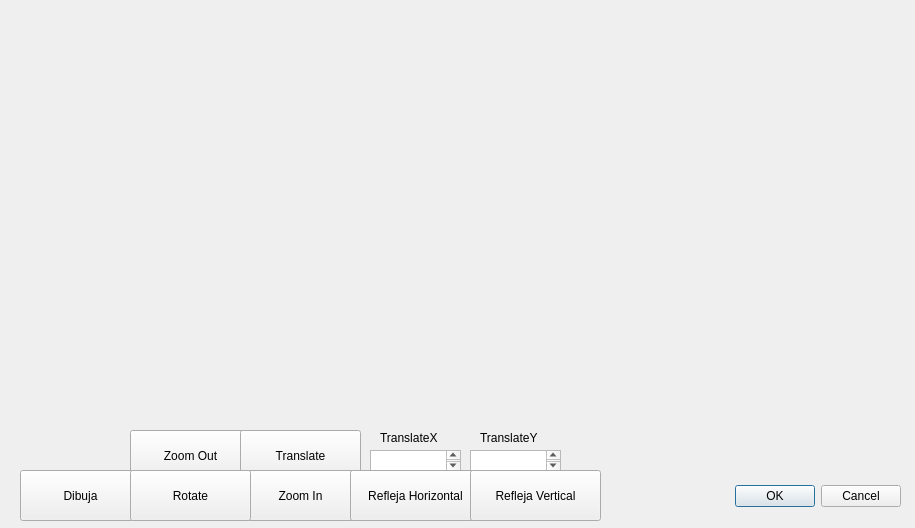
<?xml version="1.0" encoding="UTF-8"?>
<ui version="4.0">
 <class>cono</class>
 <widget class="QDialog" name="cono">
  <property name="geometry">
   <rect>
    <x>0</x>
    <y>0</y>
    <width>915</width>
    <height>528</height>
   </rect>
  </property>
  <property name="windowTitle">
   <string>Dialog</string>
  </property>
  <widget class="QDialogButtonBox" name="buttonBox">
   <property name="geometry">
    <rect>
     <x>560</x>
     <y>480</y>
     <width>341</width>
     <height>32</height>
    </rect>
   </property>
   <property name="orientation">
    <enum>Qt::Horizontal</enum>
   </property>
   <property name="standardButtons">
    <set>QDialogButtonBox::Cancel|QDialogButtonBox::Ok</set>
   </property>
  </widget>
  <widget class="QLabel" name="label">
   <property name="geometry">
    <rect>
     <x>380</x>
     <y>430</y>
     <width>71</width>
     <height>16</height>
    </rect>
   </property>
   <property name="text">
    <string>TranslateX</string>
   </property>
  </widget>
  <widget class="QPushButton" name="pushButton_3">
   <property name="geometry">
    <rect>
     <x>130</x>
     <y>430</y>
     <width>121</width>
     <height>51</height>
    </rect>
   </property>
   <property name="text">
    <string>Zoom Out</string>
   </property>
  </widget>
  <widget class="QPushButton" name="pushButton_2">
   <property name="geometry">
    <rect>
     <x>240</x>
     <y>430</y>
     <width>121</width>
     <height>51</height>
    </rect>
   </property>
   <property name="text">
    <string>Translate</string>
   </property>
  </widget>
  <widget class="QPushButton" name="pushButton_4">
   <property name="geometry">
    <rect>
     <x>240</x>
     <y>470</y>
     <width>121</width>
     <height>51</height>
    </rect>
   </property>
   <property name="text">
    <string>Zoom In</string>
   </property>
  </widget>
  <widget class="QTextEdit" name="transX">
   <property name="geometry">
    <rect>
     <x>370</x>
     <y>450</y>
     <width>91</width>
     <height>21</height>
    </rect>
   </property>
  </widget>
  <widget class="QPushButton" name="pushButton">
   <property name="geometry">
    <rect>
     <x>20</x>
     <y>470</y>
     <width>121</width>
     <height>51</height>
    </rect>
   </property>
   <property name="text">
    <string>Dibuja</string>
   </property>
  </widget>
  <widget class="QLabel" name="label_2">
   <property name="geometry">
    <rect>
     <x>480</x>
     <y>430</y>
     <width>71</width>
     <height>16</height>
    </rect>
   </property>
   <property name="text">
    <string>TranslateY</string>
   </property>
  </widget>
  <widget class="QTextEdit" name="transY">
   <property name="geometry">
    <rect>
     <x>470</x>
     <y>450</y>
     <width>91</width>
     <height>21</height>
    </rect>
   </property>
  </widget>
  <widget class="QPushButton" name="pushButton_5">
   <property name="geometry">
    <rect>
     <x>130</x>
     <y>470</y>
     <width>121</width>
     <height>51</height>
    </rect>
   </property>
   <property name="text">
    <string>Rotate</string>
   </property>
  </widget>
  <widget class="QPushButton" name="pushButton_7">
   <property name="geometry">
    <rect>
     <x>350</x>
     <y>470</y>
     <width>131</width>
     <height>51</height>
    </rect>
   </property>
   <property name="text">
    <string>Refleja Horizontal</string>
   </property>
  </widget>
  <widget class="QPushButton" name="pushButton_6">
   <property name="geometry">
    <rect>
     <x>470</x>
     <y>470</y>
     <width>131</width>
     <height>51</height>
    </rect>
   </property>
   <property name="text">
    <string>Refleja Vertical</string>
   </property>
  </widget>
 </widget>
 <resources/>
 <connections>
  <connection>
   <sender>buttonBox</sender>
   <signal>accepted()</signal>
   <receiver>cono</receiver>
   <slot>accept()</slot>
   <hints>
    <hint type="sourcelabel">
     <x>248</x>
     <y>254</y>
    </hint>
    <hint type="destinationlabel">
     <x>157</x>
     <y>274</y>
    </hint>
   </hints>
  </connection>
  <connection>
   <sender>buttonBox</sender>
   <signal>rejected()</signal>
   <receiver>cono</receiver>
   <slot>reject()</slot>
   <hints>
    <hint type="sourcelabel">
     <x>316</x>
     <y>260</y>
    </hint>
    <hint type="destinationlabel">
     <x>286</x>
     <y>274</y>
    </hint>
   </hints>
  </connection>
 </connections>
</ui>
